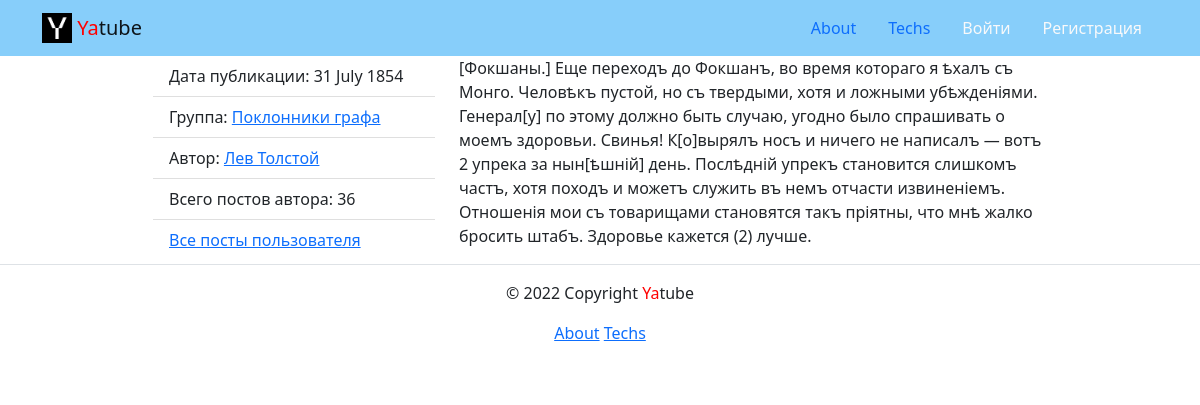
The app's page /posts/37/ with its own data.
### posts/models.py (models this page shows, shortened)
class Post(models.Model):
    text = models.TextField(
        verbose_name='Текст поста',
        help_text='Текст нового или редактируемого поста'
    )
    pub_date = models.DateTimeField(
        auto_now_add=True,
        verbose_name='Время создания',
        help_text='Время создание поста'
    )
    author = models.ForeignKey(
        User,
        on_delete=models.CASCADE,
        related_name='posts',
        verbose_name='Автор',
        help_text='Автор поста'
    )
    group = models.ForeignKey(
        Group,
        blank=True,
        null=True,
        on_delete=models.SET_NULL,
        related_name='posts',
        verbose_name='Группа',
        help_text='Группа, к которой относится пост. Необязательно.'
    )
    class Meta:
        ordering = ('-pub_date',)
        verbose_name = 'Пост'
        verbose_name_plural = 'Посты'
    def __str__(self):
        return self.text[:15]

class Group(models.Model):
    title = models.CharField(
        max_length=200, verbose_name='Группа',
        help_text='Название группы'
    )
    slug = models.SlugField(
        max_length=50, unique=True,
        verbose_name='Читабельная slug-ссылка',
        help_text='Может состоять из символов латиницы, '
        'цифр, нижнего подчеркивания и дефиса '
    )
    description = models.TextField(
        verbose_name='Описание группы',
        help_text='Расскажите, о чём эта группа'
    )
    class Meta:
        verbose_name = 'Группа'
        verbose_name_plural = 'Группы'

### posts/views.py (the view)
# urls.py: path('posts/<int:post_id>/', views.post_detail, name='post_detail'),
def post_detail(request, post_id):
    post = get_object_or_404(Post, pk=post_id)
    author = get_object_or_404(User, username=post.author)
    context = {
        'post': post,
        'author': author,
    }
    return render(request, 'posts/post_detail.html', context)

### core/context_processors/year.py (called while the page is built)
def year(request):
    current_year = date.today().year
    return {
        'year': current_year,
    }

### templates/posts/post_detail.html (shortened to what this page needs)
{% extends 'base.html' %}
{% block content %}
  <div class="row justify-content-center">
    <aside class="col-12 col-md-3">
      <ul class="list-group list-group-flush">
        <li class="list-group-item">
          Дата публикации: {{ post.pub_date|date:"d E Y" }}
        </li>
        <li class="list-group-item">
          Группа: <a href="{% if post.group %}{% url 'posts:group_posts' post.group.slug %}{% endif %}"> {{ post.group.title }}</a>
        </li>
        <li class="list-group-item">
          Автор: <a href="{% url 'posts:profile' post.author.username %}"> {{ post.author.get_full_name }}</a>
        </li>
        <li class="list-group-item d-flex justify-content-between align-items-center">
          Всего постов автора: {{ author.posts.count }}
        </li>
        <li class="list-group-item">
          <a href="{% url 'posts:profile' post.author.username %}">
            Все посты пользователя
          </a>
        </li>
      </ul>
    </aside>
    <article class="col-12 col-md-6">
      <p>
        {{ post.text }}
      </p>
    </article>
  </div>
{% endblock %}

### records on screen
Post: pub_date "31 July 1854", group "Поклонники графа", author.get_full_name "Лев Толстой", text "[Фокшаны.] Еще переходъ до Фокшанъ, во время котораго я ѣхалъ съ Монго. Человѣкъ пустой, но съ твердыми, хотя и ложными убѣжденіями. Генерал[у] по этому должно быть случаю, угодно было спрашивать о моемъ здоровьи. Свинья! К[о]вырялъ носъ и ничего не написалъ — вотъ 2 упрека за нын[ѣшній] день. Послѣдній упрекъ становится слишкомъ частъ, хотя походъ и можетъ служить въ немъ отчасти извиненіемъ. Отношенія мои съ товарищами становятся такъ пріятны, что мнѣ жалко бросить штабъ. Здоровье кажется (2) лучше."

### other values on screen
{{ author.posts.count }} "36"
